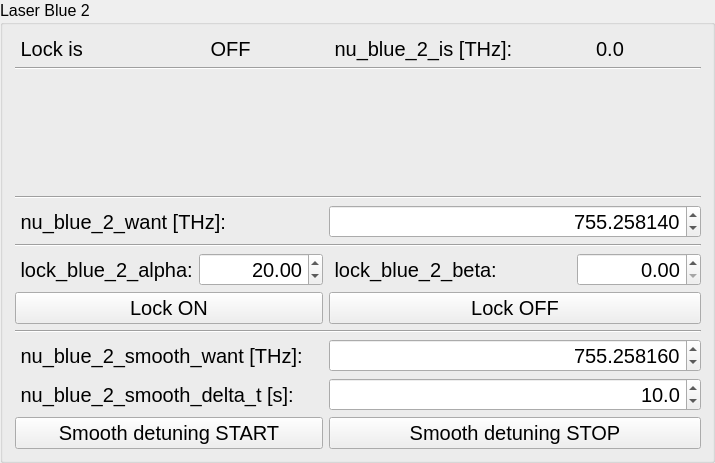
           <widget class="QGroupBox" name="groupBox_2">
            <property name="font">
             <font>
              <pointsize>12</pointsize>
             </font>
            </property>
            <property name="title">
             <string>Laser Blue 2</string>
            </property>
            <layout class="QVBoxLayout" name="verticalLayout_3">
             <item>
              <layout class="QGridLayout" name="gridLayout_3">
               <item row="10" column="1" colspan="4">
                <widget class="QPushButton" name="pushButton_lock_laser_blue_2_on">
                 <property name="font">
                  <font>
                   <pointsize>15</pointsize>
                  </font>
                 </property>
                 <property name="text">
                  <string>Lock ON</string>
                 </property>
                 <property name="laserID" stdset="0">
                  <string>blue_2</string>
                 </property>
                </widget>
               </item>
               <item row="9" column="5" colspan="3">
                <widget class="QLabel" name="label_16">
                 <property name="font">
                  <font>
                   <pointsize>15</pointsize>
                  </font>
                 </property>
                 <property name="text">
                  <string> lock_blue_2_beta:</string>
                 </property>
                </widget>
               </item>
               <item row="12" column="5" colspan="4">
                <widget class="QDoubleSpinBox" name="doubleSpinBox_nu_blue_2_smooth_want">
                 <property name="font">
                  <font>
                   <pointsize>15</pointsize>
                  </font>
                 </property>
                 <property name="alignment">
                  <set>Qt::AlignRight|Qt::AlignTrailing|Qt::AlignVCenter</set>
                 </property>
                 <property name="decimals">
                  <number>6</number>
                 </property>
                 <property name="minimum">
                  <double>755.000000000000000</double>
                 </property>
                 <property name="maximum">
                  <double>755.500000000000000</double>
                 </property>
                 <property name="singleStep">
                  <double>0.000001000000000</double>
                 </property>
                 <property name="value">
                  <double>755.258159999999975</double>
                 </property>
                </widget>
               </item>
               <item row="3" column="1" rowspan="3" colspan="8">
                <layout class="QVBoxLayout" name="verticalLayout_nu_laser_blue_2"/>
               </item>
               <item row="9" column="4">
                <widget class="QDoubleSpinBox" name="doubleSpinBox_lock_blue_2_alpha">
                 <property name="font">
                  <font>
                   <pointsize>15</pointsize>
                  </font>
                 </property>
                 <property name="alignment">
                  <set>Qt::AlignRight|Qt::AlignTrailing|Qt::AlignVCenter</set>
                 </property>
                 <property name="maximum">
                  <double>999999.000000000000000</double>
                 </property>
                 <property name="singleStep">
                  <double>0.050000000000000</double>
                 </property>
                 <property name="value">
                  <double>20.000000000000000</double>
                 </property>
                </widget>
               </item>
               <item row="9" column="8">
                <widget class="QDoubleSpinBox" name="doubleSpinBox_lock_blue_2_beta">
                 <property name="font">
                  <font>
                   <pointsize>15</pointsize>
                  </font>
                 </property>
                 <property name="alignment">
                  <set>Qt::AlignRight|Qt::AlignTrailing|Qt::AlignVCenter</set>
                 </property>
                 <property name="maximum">
                  <double>999999.000000000000000</double>
                 </property>
                 <property name="singleStep">
                  <double>0.010000000000000</double>
                 </property>
                 <property name="value">
                  <double>0.000000000000000</double>
                 </property>
                </widget>
               </item>
               <item row="8" column="1" colspan="8">
                <widget class="Line" name="line_7">
                 <property name="orientation">
                  <enum>Qt::Horizontal</enum>
                 </property>
                </widget>
               </item>
               <item row="2" column="1" colspan="8">
                <widget class="Line" name="line_5">
                 <property name="orientation">
                  <enum>Qt::Horizontal</enum>
                 </property>
                </widget>
               </item>
               <item row="7" column="5" colspan="4">
                <widget class="QDoubleSpinBox" name="doubleSpinBox_nu_blue_2_want">
                 <property name="font">
                  <font>
                   <pointsize>15</pointsize>
                  </font>
                 </property>
                 <property name="alignment">
                  <set>Qt::AlignRight|Qt::AlignTrailing|Qt::AlignVCenter</set>
                 </property>
                 <property name="decimals">
                  <number>6</number>
                 </property>
                 <property name="minimum">
                  <double>755.000000000000000</double>
                 </property>
                 <property name="maximum">
                  <double>755.500000000000000</double>
                 </property>
                 <property name="singleStep">
                  <double>0.000001000000000</double>
                 </property>
                 <property name="value">
                  <double>755.258140000000026</double>
                 </property>
                 <property name="laserID" stdset="0">
                  <string>blue_2</string>
                 </property>
                </widget>
               </item>
               <item row="13" column="5" colspan="4">
                <widget class="QDoubleSpinBox" name="doubleSpinBox_nu_blue_2_smooth_delta_t">
                 <property name="font">
                  <font>
                   <pointsize>15</pointsize>
                  </font>
                 </property>
                 <property name="alignment">
                  <set>Qt::AlignRight|Qt::AlignTrailing|Qt::AlignVCenter</set>
                 </property>
                 <property name="decimals">
                  <number>1</number>
                 </property>
                 <property name="maximum">
                  <double>300.000000000000000</double>
                 </property>
                 <property name="singleStep">
                  <double>0.100000000000000</double>
                 </property>
                 <property name="value">
                  <double>10.000000000000000</double>
                 </property>
                </widget>
               </item>
               <item row="7" column="1" colspan="4">
                <widget class="QLabel" name="label_9">
                 <property name="font">
                  <font>
                   <pointsize>15</pointsize>
                  </font>
                 </property>
                 <property name="text">
                  <string> nu_blue_2_want [THz]:</string>
                 </property>
                </widget>
               </item>
               <item row="14" column="1" colspan="4">
                <widget class="QPushButton" name="pushButton_smooth_change_laser_blue_2_start">
                 <property name="font">
                  <font>
                   <pointsize>15</pointsize>
                  </font>
                 </property>
                 <property name="text">
                  <string>Smooth detuning START</string>
                 </property>
                </widget>
               </item>
               <item row="0" column="4">
                <spacer name="horizontalSpacer_15">
                 <property name="orientation">
                  <enum>Qt::Horizontal</enum>
                 </property>
                 <property name="sizeHint" stdset="0">
                  <size>
                   <width>40</width>
                   <height>1</height>
                  </size>
                 </property>
                </spacer>
               </item>
               <item row="0" column="3">
                <spacer name="horizontalSpacer_16">
                 <property name="orientation">
                  <enum>Qt::Horizontal</enum>
                 </property>
                 <property name="sizeHint" stdset="0">
                  <size>
                   <width>40</width>
                   <height>1</height>
                  </size>
                 </property>
                </spacer>
               </item>
               <item row="1" column="3" colspan="2">
                <widget class="QLabel" name="label_lock_blue_2_status">
                 <property name="font">
                  <font>
                   <pointsize>15</pointsize>
                  </font>
                 </property>
                 <property name="text">
                  <string>OFF</string>
                 </property>
                 <property name="alignment">
                  <set>Qt::AlignCenter</set>
                 </property>
                </widget>
               </item>
               <item row="1" column="5" colspan="2">
                <widget class="QLabel" name="label_14">
                 <property name="font">
                  <font>
                   <pointsize>15</pointsize>
                  </font>
                 </property>
                 <property name="text">
                  <string> nu_blue_2_is [THz]:</string>
                 </property>
                </widget>
               </item>
               <item row="14" column="5" colspan="4">
                <widget class="QPushButton" name="pushButton_smooth_change_laser_blue_2_stop">
                 <property name="font">
                  <font>
                   <pointsize>15</pointsize>
                  </font>
                 </property>
                 <property name="text">
                  <string>Smooth detuning STOP</string>
                 </property>
                </widget>
               </item>
               <item row="6" column="1" colspan="8">
                <widget class="Line" name="line_6">
                 <property name="orientation">
                  <enum>Qt::Horizontal</enum>
                 </property>
                </widget>
               </item>
               <item row="0" column="1">
                <spacer name="horizontalSpacer_18">
                 <property name="orientation">
                  <enum>Qt::Horizontal</enum>
                 </property>
                 <property name="sizeHint" stdset="0">
                  <size>
                   <width>40</width>
                   <height>1</height>
                  </size>
                 </property>
                </spacer>
               </item>
               <item row="0" column="7">
                <spacer name="horizontalSpacer_12">
                 <property name="orientation">
                  <enum>Qt::Horizontal</enum>
                 </property>
                 <property name="sizeHint" stdset="0">
                  <size>
                   <width>40</width>
                   <height>1</height>
                  </size>
                 </property>
                </spacer>
               </item>
               <item row="0" column="8">
                <spacer name="horizontalSpacer_11">
                 <property name="orientation">
                  <enum>Qt::Horizontal</enum>
                 </property>
                 <property name="sizeHint" stdset="0">
                  <size>
                   <width>40</width>
                   <height>1</height>
                  </size>
                 </property>
                </spacer>
               </item>
               <item row="0" column="5">
                <spacer name="horizontalSpacer_14">
                 <property name="orientation">
                  <enum>Qt::Horizontal</enum>
                 </property>
                 <property name="sizeHint" stdset="0">
                  <size>
                   <width>40</width>
                   <height>1</height>
                  </size>
                 </property>
                </spacer>
               </item>
               <item row="9" column="1" colspan="3">
                <widget class="QLabel" name="label_8">
                 <property name="font">
                  <font>
                   <pointsize>15</pointsize>
                  </font>
                 </property>
                 <property name="text">
                  <string> lock_blue_2_alpha:</string>
                 </property>
                </widget>
               </item>
               <item row="1" column="7" colspan="2">
                <widget class="QLabel" name="label_nu_blue_2_is">
                 <property name="font">
                  <font>
                   <pointsize>15</pointsize>
                  </font>
                 </property>
                 <property name="text">
                  <string>0.0</string>
                 </property>
                 <property name="alignment">
                  <set>Qt::AlignCenter</set>
                 </property>
                </widget>
               </item>
               <item row="13" column="1" colspan="4">
                <widget class="QLabel" name="label_11">
                 <property name="font">
                  <font>
                   <pointsize>15</pointsize>
                  </font>
                 </property>
                 <property name="text">
                  <string> nu_blue_2_smooth_delta_t [s]:</string>
                 </property>
                </widget>
               </item>
               <item row="12" column="1" colspan="4">
                <widget class="QLabel" name="label_10">
                 <property name="font">
                  <font>
                   <pointsize>15</pointsize>
                  </font>
                 </property>
                 <property name="text">
                  <string> nu_blue_2_smooth_want [THz]:</string>
                 </property>
                </widget>
               </item>
               <item row="5" column="0">
                <spacer name="verticalSpacer_8">
                 <property name="orientation">
                  <enum>Qt::Vertical</enum>
                 </property>
                 <property name="sizeHint" stdset="0">
                  <size>
                   <width>1</width>
                   <height>40</height>
                  </size>
                 </property>
                </spacer>
               </item>
               <item row="4" column="0">
                <spacer name="verticalSpacer">
                 <property name="orientation">
                  <enum>Qt::Vertical</enum>
                 </property>
                 <property name="sizeHint" stdset="0">
                  <size>
                   <width>1</width>
                   <height>40</height>
                  </size>
                 </property>
                </spacer>
               </item>
               <item row="10" column="5" colspan="4">
                <widget class="QPushButton" name="pushButton_lock_laser_blue_2_off">
                 <property name="font">
                  <font>
                   <pointsize>15</pointsize>
                  </font>
                 </property>
                 <property name="text">
                  <string>Lock OFF</string>
                 </property>
                 <property name="laserID" stdset="0">
                  <string>blue_2</string>
                 </property>
                </widget>
               </item>
               <item row="0" column="6">
                <spacer name="horizontalSpacer_13">
                 <property name="orientation">
                  <enum>Qt::Horizontal</enum>
                 </property>
                 <property name="sizeHint" stdset="0">
                  <size>
                   <width>40</width>
                   <height>1</height>
                  </size>
                 </property>
                </spacer>
               </item>
               <item row="3" column="0">
                <spacer name="verticalSpacer_7">
                 <property name="orientation">
                  <enum>Qt::Vertical</enum>
                 </property>
                 <property name="sizeHint" stdset="0">
                  <size>
                   <width>1</width>
                   <height>40</height>
                  </size>
                 </property>
                </spacer>
               </item>
               <item row="1" column="1" colspan="2">
                <widget class="QLabel" name="label_12">
                 <property name="font">
                  <font>
                   <pointsize>15</pointsize>
                  </font>
                 </property>
                 <property name="text">
                  <string> Lock is </string>
                 </property>
                </widget>
               </item>
               <item row="0" column="2">
                <spacer name="horizontalSpacer_17">
                 <property name="orientation">
                  <enum>Qt::Horizontal</enum>
                 </property>
                 <property name="sizeHint" stdset="0">
                  <size>
                   <width>40</width>
                   <height>1</height>
                  </size>
                 </property>
                </spacer>
               </item>
               <item row="11" column="1" colspan="8">
                <widget class="Line" name="line_8">
                 <property name="orientation">
                  <enum>Qt::Horizontal</enum>
                 </property>
                </widget>
               </item>
              </layout>
             </item>
            </layout>
           </widget>
